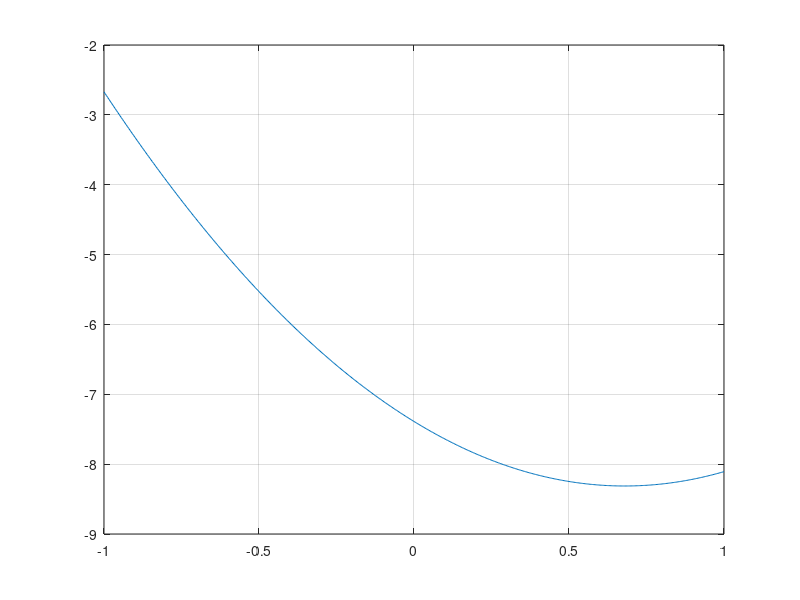

MATLAB code for this plot:
clear all
close all
hold off

%pl = [63 0 -70 0 15 0]/8;
pl = [2 -exp(1) -exp(1)^2]
x=-1:2/500:1;
y=polyval(pl,x);
%figure(1)
plot(x,y)
grid on
rac=sort(roots(pl))

a=0.2;
b=3;
eps = 1e-6;
for i=1:100
    m=(a+b)/2;
    if(polyval(pl,m)*polyval(pl,a)>0)
        a=m;
    else
        b=m;
    end
%     err1(i)=abs(rac(5)-m);
%     err2(i)=b-a;
    if(b-a < eps) break
end
%figure(2)
%semilogy([1:size(err1,2)],err1,'r--',[1:size(err2,2)],err2,'-')
end
m
